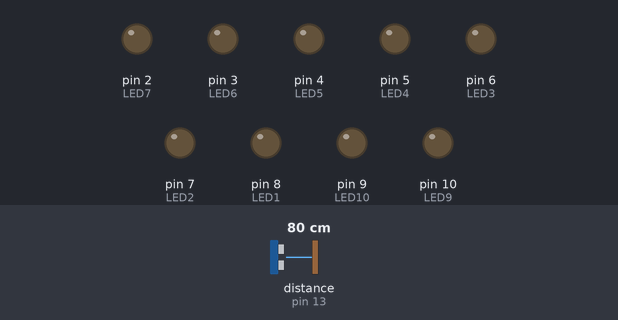
Simulated run of this sketch. Board: Arduino Uno, built with avr-gcc and run on an emulated ATmega328P. Shown: output pins drawn as LEDs (lit = HIGH). Wiring (inferred from the names in the program): ultrasonic range finder: trigger pin 12; echo pin 13. The test bench sets the inputs (shaded band); at power-on: distance to the obstacle (sensor on pin 13) 80 cm. The echo pulse lasts 58.3 µs per cm; pins used as bus, display or sensor lines are not drawn; what the sketch prints to the serial monitor is not drawn.

Above: at 1.2 s.
1.3 s: distance to the obstacle (sensor on pin 13) set to 2 cm
At 1.8 s:
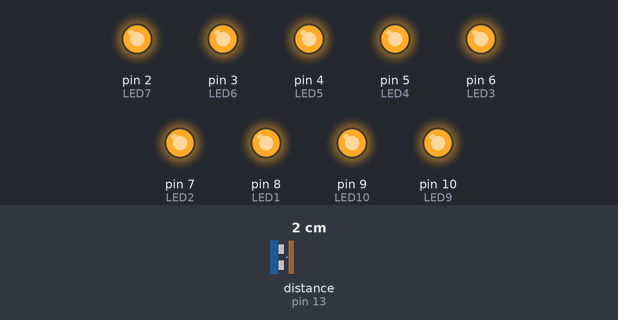
2.8 s: distance to the obstacle (sensor on pin 13) set to 7 cm
4.3 s: distance to the obstacle (sensor on pin 13) set to 10 cm
At 5.4 s:
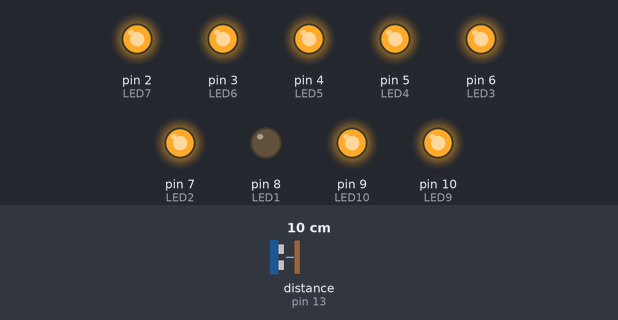
5.8 s: distance to the obstacle (sensor on pin 13) set to 16 cm
At 6.5 s:
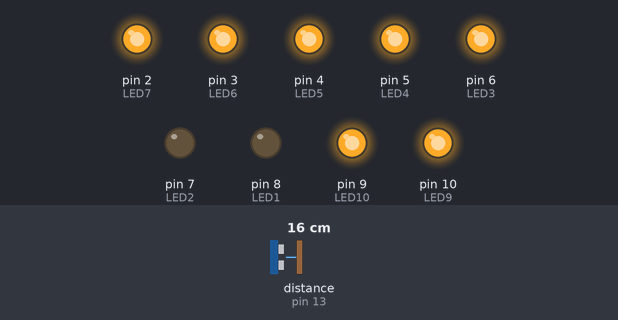
7.3 s: distance to the obstacle (sensor on pin 13) set to 20 cm
8.8 s: distance to the obstacle (sensor on pin 13) set to 24 cm
At 10.1 s:
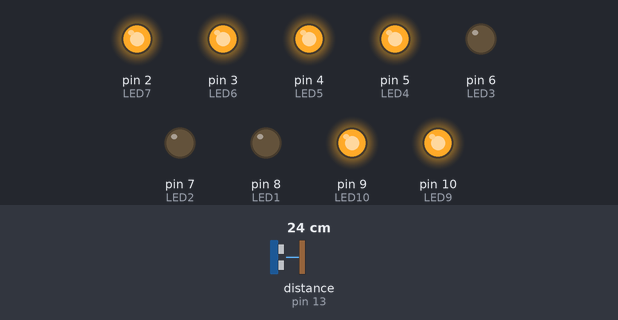
Timing chart, 0 to 11.3 s (numbered marks = the images above; inputs shaded):
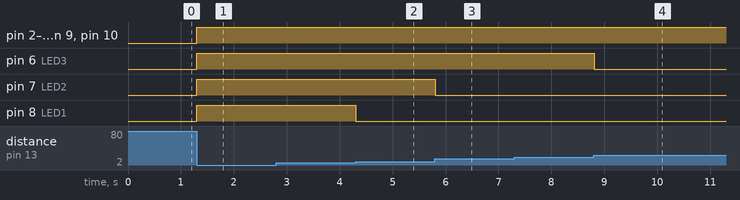

Measured:
- the behaviour switches between 8 and 9 cm on distance to the obstacle (sensor on pin 13) (found by bisection; images 1 and 2)
- the behaviour switches between 14 and 15 cm on distance to the obstacle (sensor on pin 13) (found by bisection; images 2 and 3)
- the behaviour switches between 21 and 22 cm on distance to the obstacle (sensor on pin 13) (found by bisection; images 3 and 4)
- after the input at 1.3 s, pin 2 (LED7), pin 3 (LED6), pin 4 (LED5), pin 5 (LED4), pin 6 (LED3), pin 7 (LED2), pin 8 (LED1), pin 9 (LED10), pin 10 (LED9): LOW → HIGH at once
- after the input at 4.3 s, pin 8 (LED1): HIGH → LOW at once
- after the input at 5.8 s, pin 7 (LED2): HIGH → LOW at once
- after the input at 8.8 s, pin 6 (LED3): HIGH → LOW at once

The sketch:

Ultrasonic_distance_with_LEDS.ino
```cpp
const int trig = 12;
const int echo = 13;

const int LED1 = 8;
const int LED2 = 7;
const int LED3 = 6;
const int LED4 = 5;
const int LED5 = 4;
const int LED6 = 3;
const int LED7 = 2;
const int LED8 = 1;
const int LED9 = 10; // Adjusted LED9 to pin 10
const int LED10 = 9; // Added LED10

int duration = 0;
int distance = 0;

void setup() {
  pinMode(trig, OUTPUT);
  pinMode(echo, INPUT);

  pinMode(LED1, OUTPUT);
  pinMode(LED2, OUTPUT);
  pinMode(LED3, OUTPUT);
  pinMode(LED4, OUTPUT);
  pinMode(LED5, OUTPUT);
  pinMode(LED6, OUTPUT);
  pinMode(LED7, OUTPUT);
  pinMode(LED8, OUTPUT);
  pinMode(LED9, OUTPUT); // Added LED9
  pinMode(LED10, OUTPUT); // Added LED10

  Serial.begin(9600);
}

void loop() {
  digitalWrite(trig, HIGH);
  delayMicroseconds(1000);
  digitalWrite(trig, LOW);

  duration = pulseIn(echo, HIGH);
  distance = (duration / 2) / 28.5;
  Serial.println(distance);

  // Turn on LEDs based on distance
  digitalWrite(LED1, distance <= 7 ? HIGH : LOW);
  digitalWrite(LED2, distance <= 14 ? HIGH : LOW);
  digitalWrite(LED3, distance <= 21 ? HIGH : LOW);
  digitalWrite(LED4, distance <= 28 ? HIGH : LOW);
  digitalWrite(LED5, distance <= 35 ? HIGH : LOW);
  digitalWrite(LED6, distance <= 42 ? HIGH : LOW);
  digitalWrite(LED7, distance <= 49 ? HIGH : LOW);
  digitalWrite(LED8, distance <= 56 ? HIGH : LOW);
  digitalWrite(LED9, distance <= 63 ? HIGH : LOW); // Adjusted LED9
  digitalWrite(LED10, distance <= 70 ? HIGH : LOW); // Added LED10
}
```
